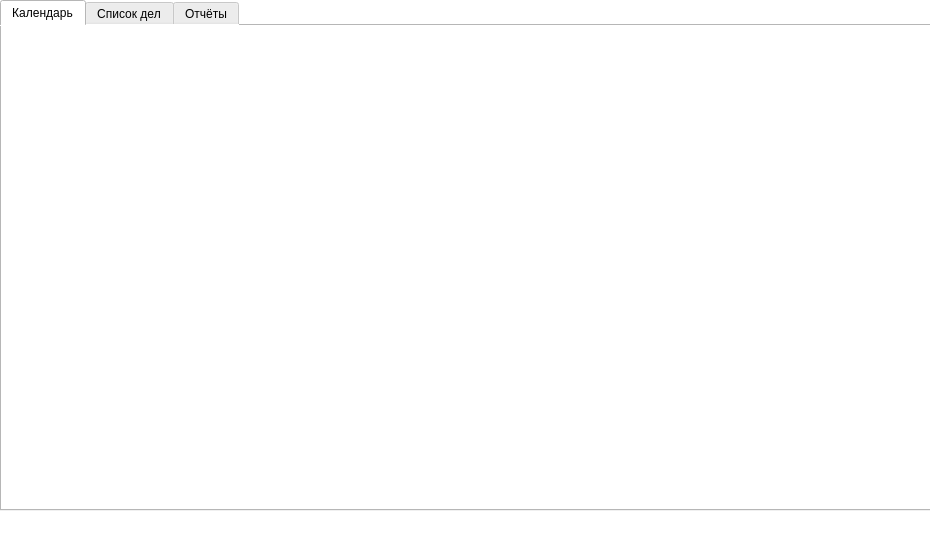
<?xml version="1.0" encoding="UTF-8"?>
<ui version="4.0">
 <class>MainWindow</class>
 <widget class="QMainWindow" name="MainWindow">
  <property name="geometry">
   <rect>
    <x>0</x>
    <y>0</y>
    <width>930</width>
    <height>559</height>
   </rect>
  </property>
  <property name="windowTitle">
   <string>MainWindow</string>
  </property>
  <property name="styleSheet">
   <string notr="true">background: white;
</string>
  </property>
  <widget class="QWidget" name="centralwidget">
   <widget class="QTabWidget" name="tabWidget">
    <property name="geometry">
     <rect>
      <x>0</x>
      <y>0</y>
      <width>931</width>
      <height>511</height>
     </rect>
    </property>
    <property name="styleSheet">
     <string notr="true">background: white;
</string>
    </property>
    <property name="currentIndex">
     <number>0</number>
    </property>
    <widget class="QWidget" name="calendar_tab">
     <property name="toolTip">
      <string>&lt;html&gt;&lt;head/&gt;&lt;body&gt;&lt;p&gt;Календарь&lt;/p&gt;&lt;/body&gt;&lt;/html&gt;</string>
     </property>
     <attribute name="title">
      <string>Календарь</string>
     </attribute>
    </widget>
    <widget class="QWidget" name="tab_2">
     <attribute name="title">
      <string>Список дел</string>
     </attribute>
    </widget>
    <widget class="QWidget" name="tab">
     <attribute name="title">
      <string>Отчёты</string>
     </attribute>
    </widget>
   </widget>
  </widget>
  <widget class="QMenuBar" name="menubar">
   <property name="geometry">
    <rect>
     <x>0</x>
     <y>0</y>
     <width>930</width>
     <height>21</height>
    </rect>
   </property>
  </widget>
  <widget class="QStatusBar" name="statusbar"/>
 </widget>
 <resources/>
 <connections/>
</ui>
